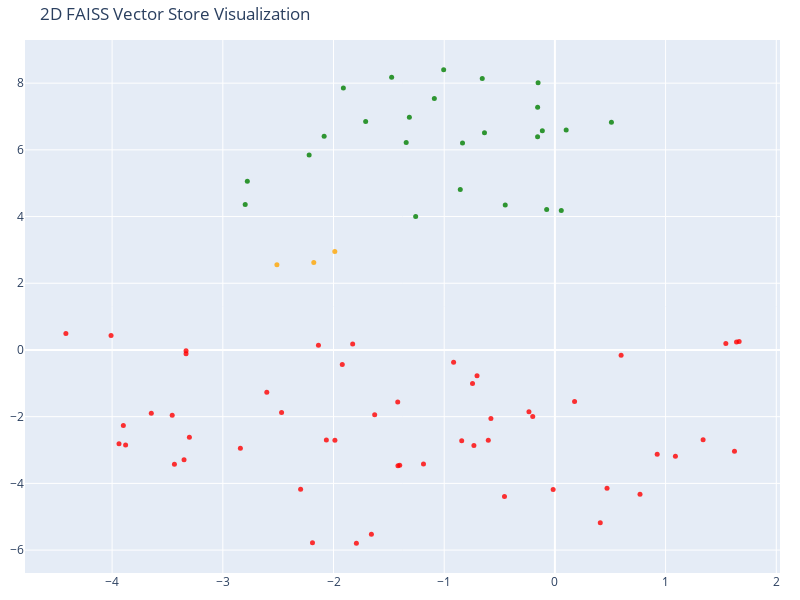

The code cell stored with this chart in its notebook:
### Markdown cell above
## Visualizing the Vector Store

Let's take a minute to look at the documents and their embedding vectors to see what's going on.

(As a sidenote, what we're really looking at here is the distribution of the Vectors generated by OpenAIEmbeddings, retrieved from FAISS. So there's no surprise that they look the same whether they are "from" FAISS or Chroma.)

### Code cell
# We humans find it easier to visalize things in 2D!
# Reduce the dimensionality of the vectors to 2D using t-SNE
# (t-distributed stochastic neighbor embedding)

tsne = TSNE(n_components=2, random_state=42)
reduced_vectors = tsne.fit_transform(vectors)

# Create the 2D scatter plot
fig = go.Figure(data=[go.Scatter(
    x=reduced_vectors[:, 0],
    y=reduced_vectors[:, 1],
    mode='markers',
    marker=dict(size=5, color=colors, opacity=0.8),
    text=[f"Type: {t}<br>Text: {d[:100]}..." for t, d in zip(doc_types, documents)],
    hoverinfo='text'
)])

fig.update_layout(
    title='2D FAISS Vector Store Visualization',
    scene=dict(xaxis_title='x',yaxis_title='y'),
    width=800,
    height=600,
    margin=dict(r=20, b=10, l=10, t=40)
)

fig.show()

### Figure 1 — Plotly figure (JSON) as saved in the notebook; plotly's stock layout.template omitted (floating-point values rounded to 4 significant figures)
{"data": [{"hoverinfo": "text", "marker": {"color": ["orange", "orange", "orange", "red", "red", "red", "red", "red", "red", "red", "red", "red", "red", "red", "red", "red", "red", "red", "red", "red", "red", "red", "red", "red", "red", "red", "red", "red", "red", "red", "red", "red", "red", "red", "red", "red", "red", "red", "red", "red", "red", "red", "red", "red", "red", "red", "red", "red", "red", "red", "red", "red", "red", "red", "red", "green", "green", "green", "green", "green", "green", "green", "green", "green", "green", "green", "green", "green", "green", "green", "green", "green", "green", "green", "green", "green", "green", "green", "green", "green"], "opacity": 0.8, "size": 5}, "mode": "markers", "text": ["Type: company<br>Text: # About Insurellm\n\nInsurellm was founded by Avery Lancaster in 2015 as an insurance tech startup des...", "Type: company<br>Text: # Careers at Insurellm\n\nInsurellm is hiring! We are looking for talented software engineers, data sc...", "Type: company<br>Text: # Overview of Insurellm\n\nInsurellm is an innovative insurance tech firm with 200 employees across th...", "Type: contracts<br>Text: # Contract with Apex Reinsurance for Rellm: AI-Powered Enterprise Reinsurance Solution\n\n## Terms\n\n1....", "Type: contracts<br>Text: ## Renewal\n\n1. **Automatic Renewal**: This Agreement will automatically renew for successive one-yea...", "Type: contracts<br>Text: 2. **Seamless Integrations**: The architecture of Rellm allows for easy integration with existing sy...", "Type: contracts<br>Text: 1. **Technical Support**: Provider shall offer dedicated technical support to the Client via phone, ...", "Type: contracts<br>Text: **Insurellm, Inc.**  \n_____________________________  \nAuthorized Signature   \nDate: ________________...", "Type: contracts<br>Text: # Contract with Belvedere Insurance for Markellm\n\n## Terms\nThis Contract (\"Agreement\") is made and e...", "Type: contracts<br>Text: ## Renewal\n1. **Renewal Terms**: This Agreement may be renewed for additional one-year terms upon mu...", "Type: contracts<br>Text: ## Features\n1. **AI-Powered Matching**: Belvedere Insurance will benefit from Markellm's AI-powered ...", "Type: contracts<br>Text: ## Support\n1. **Technical Support**: Technical support will be available from 9 AM to 7 PM EST, Mond...", "Type: contracts<br>Text: **Belvedere Insurance**  \nSignature: ______________________  \nName: [Authorized Signatory]  \nTitle: ...", "Type: contracts<br>Text: # Contract with BrightWay Solutions for Markellm\n\n**Contract Date:** October 5, 2023  \n**Contract ID...", "Type: contracts<br>Text: 3. **Service Level Agreement (SLA):**  \n   Insurellm commits to a 99.9% uptime for the platform with...", "Type: contracts<br>Text: 2. **Real-Time Quote Availability:**  \n   Consumers sourced via BrightWay Solutions will receive rea...", "Type: contracts<br>Text: 3. **Training and Onboarding:**  \n   Insurellm agrees to provide one free training session on how to...", "Type: contracts<br>Text: # Contract with EverGuard Insurance for Rellm: AI-Powered Enterprise Reinsurance Solution\n\n**Contrac...", "Type: contracts<br>Text: 4. **Usage Rights**: EverGuard Insurance is granted a non-exclusive, non-transferable license to acc...", "Type: contracts<br>Text: 1. **Core Functionality**: Rellm provides EverGuard Insurance with advanced AI-driven analytics, sea...", "Type: contracts<br>Text: 1. **Customer Support**: Insurellm will provide EverGuard Insurance with 24/7 customer support, incl...", "Type: contracts<br>Text: ---\n\n**Signatures**  \n**For Insurellm**: __________________________  \n**Name**: John Smith  \n**Title...", "Type: contracts<br>Text: # Contract with GreenField Holdings for Markellm\n\n**Effective Date:** November 15, 2023  \n**Contract...", "Type: contracts<br>Text: ## Renewal\n1. **Automatic Renewal**: This contract will automatically renew for sequential one-year ...", "Type: contracts<br>Text: ## Features\n1. **AI-Powered Matching**: Access to advanced algorithms that connect GreenField Holdin...", "Type: contracts<br>Text: ## Support\n1. **Customer Support Access**: The Client will have access to dedicated support through ...", "Type: contracts<br>Text: **Signatures:**  \n_________________________                           _________________________  \n**...", "Type: contracts<br>Text: # Contract with Greenstone Insurance for Homellm\n\n---\n\n## Terms\n\n1. **Parties**: This Contract (\"Agr...", "Type: contracts<br>Text: 4. **Payment Terms**: \n   - The Customer shall pay an amount of $10,000 per month for the Standard T...", "Type: contracts<br>Text: ---\n\n## Features\n\n- **AI-Powered Risk Assessment**: Customer will have access to enhanced risk evalu...", "Type: contracts<br>Text: - **Customer Portal**: A dedicated portal will be provided, allowing the Customer's clients to manag...", "Type: contracts<br>Text: ______________________________  \n[Name], [Title]  \nDate: ______________________\n\n**For Greenstone In...", "Type: contracts<br>Text: # Contract with GreenValley Insurance for Homellm\n\n**Contract Date:** October 6, 2023  \n**Contract N...", "Type: contracts<br>Text: 4. **Confidentiality:** Both parties agree to maintain the confidentiality of proprietary informatio...", "Type: contracts<br>Text: 1. **AI-Powered Risk Assessment:** Access to advanced AI algorithms for real-time risk evaluations.\n...", "Type: contracts<br>Text: 3. **Regular Updates:** Insurellm will offer ongoing updates and enhancements to the Homellm platfor...", "Type: contracts<br>Text: # Contract with Pinnacle Insurance Co. for Homellm\n\n## Terms\nThis contract (\"Contract\") is entered i...", "Type: contracts<br>Text: ## Renewal\n1. **Renewal Terms**: At the end of the initial term, this Contract shall automatically r...", "Type: contracts<br>Text: ## Features\n1. **AI-Powered Risk Assessment**: Utilized for tailored underwriting decisions specific...", "Type: contracts<br>Text: ## Support\n1. **Technical Support**: Insurellm shall provide 24/7 technical support via an email and...", "Type: contracts<br>Text: # Contract with Roadway Insurance Inc. for Carllm\n\n---\n\n## Terms\n\n1. **Agreement Effective Date**: T...", "Type: contracts<br>Text: ---\n\n## Renewal\n\n1. **Automatic Renewal**: This agreement will automatically renew for an additional...", "Type: contracts<br>Text: ---\n\n## Features\n\n1. **Access to Core Features**: Roadway Insurance Inc. will have access to all Pro...", "Type: contracts<br>Text: ---\n\n## Support\n\n1. **Technical Support**: Roadway Insurance Inc. will receive priority technical su...", "Type: contracts<br>Text: # Contract with Stellar Insurance Co. for Rellm\n\n## Terms\nThis contract is made between **Insurellm*...", "Type: contracts<br>Text: ### Termination\nEither party may terminate this agreement with a **30-day written notice**. In the e...", "Type: contracts<br>Text: ## Features\nStellar Insurance Co. will receive access to the following features of the Rellm product...", "Type: contracts<br>Text: ## Support\nInsurellm provides Stellar Insurance Co. with the following support services:\n\n- **24/7 T...", "Type: contracts<br>Text: # Contract with TechDrive Insurance for Carllm\n\n**Contract Date:** October 1, 2024  \n**Contract Dura...", "Type: contracts<br>Text: ## Renewal\n\n1. **Automatic Renewal**: This contract shall automatically renew for additional one-yea...", "Type: contracts<br>Text: ## Support\n\n1. **Customer Support**: Insurellm will provide 24/7 customer support to TechDrive Insur...", "Type: contracts<br>Text: **TechDrive Insurance Representative:**  \nName: Sarah Johnson  \nTitle: Operations Director  \nDate: _...", "Type: contracts<br>Text: # Contract with Velocity Auto Solutions for Carllm\n\n**Contract Date:** October 1, 2023  \n**Contract ...", "Type: contracts<br>Text: ## Renewal\n\n1. **Automatic Renewal**: This contract will automatically renew for successive 12-month...", "Type: contracts<br>Text: ## Support\n\n1. **Customer Support**: Velocity Auto Solutions will have access to Insurellm’s custome...", "Type: employees<br>Text: # HR Record\n\n# Alex Chen\n\n## Summary\n- **Date of Birth:** March 15, 1990  \n- **Job Title:** Backend ...", "Type: employees<br>Text: ## Annual Performance History\n- **2020:**  \n  - Completed onboarding successfully.  \n  - Met expecta...", "Type: employees<br>Text: ## Compensation History\n- **2020:** Base Salary: $80,000  \n- **2021:** Base Salary Increase to $90,0...", "Type: employees<br>Text: Alex Chen continues to be a vital asset at Insurellm, contributing significantly to innovative backe...", "Type: employees<br>Text: # HR Record\n\n# Alex Harper\n\n## Summary\n- **Date of Birth**: March 15, 1993  \n- **Job Title**: Sales ...", "Type: employees<br>Text: ## Annual Performance History  \n- **2021**:  \n  - **Performance Rating**: 4.5/5  \n  - **Key Achievem...", "Type: employees<br>Text: - **2022**:  \n  - **Base Salary**: $65,000 (Promotion to Senior SDR)  \n  - **Bonus**: $13,000 (20% o...", "Type: employees<br>Text: # HR Record\n\n# Alex Thomson\n\n## Summary\n- **Date of Birth:** March 15, 1995  \n- **Job Title:** Sales...", "Type: employees<br>Text: ## Annual Performance History  \n- **2022** - Rated as \"Exceeds Expectations.\" Alex Thomson achieved ...", "Type: employees<br>Text: ## Other HR Notes\n- Alex Thomson is an active member of the Diversity and Inclusion committee at Ins...", "Type: employees<br>Text: # Avery Lancaster\n\n## Summary\n- **Date of Birth**: March 15, 1985  \n- **Job Title**: Co-Founder & Ch...", "Type: employees<br>Text: - **2010 - 2013**: Business Analyst at Edge Analytics  \n  Prior to joining Innovate, Avery worked as...", "Type: employees<br>Text: - **2018**: **Exceeds Expectations**  \n  Under Avery’s pivoted vision, Insurellm launched two new su...", "Type: employees<br>Text: - **2022**: **Satisfactory**  \n  Avery focused on rebuilding team dynamics and addressing employee c...", "Type: employees<br>Text: ## Compensation History\n- **2015**: $150,000 base salary + Significant equity stake  \n- **2016**: $1...", "Type: employees<br>Text: ## Other HR Notes\n- **Professional Development**: Avery has actively participated in leadership trai...", "Type: employees<br>Text: # HR Record\n\n# Emily Carter\n\n## Summary\n- **Date of Birth:** August 12, 1990  \n- **Job Title:** Acco...", "Type: employees<br>Text: - **2017-2019:** Marketing Intern  \n  - Assisted with market research and campaign development for s...", "Type: employees<br>Text: ## Compensation History\n| Year | Base Salary | Bonus         | Total Compensation |\n|------|--------...", "Type: employees<br>Text: Emily Carter exemplifies the kind of talent that drives Insurellm's success and is an invaluable ass...", "Type: employees<br>Text: # HR Record\n\n# Emily Tran\n\n## Summary\n- **Date of Birth:** March 18, 1991  \n- **Job Title:** Digital...", "Type: employees<br>Text: - **January 2017 - May 2018**: Marketing Intern  \n  - Supported the Marketing team by collaborating ...", "Type: employees<br>Text: - **2021**:  \n  - Performance Rating: Meets Expectations  \n  - Key Achievements: Contributed to the ...", "Type: employees<br>Text: - **Professional Development Goals**:  \n  - Emily Tran aims to become a Marketing Manager within the...", "Type: employees<br>Text: # HR Record\n\n# Jordan Blake\n\n## Summary\n- **Date of Birth:** March 15, 1993  \n- **Job Title:** Sales..."], "type": "scatter", "x": [-1.988, -2.511, -2.178, -0.2002, -0.9152, -2.136, -3.646, -1.793, 0.4709, 1.664, 0.7688, -3.878, -0.01581, 1.089, 1.339, 1.622, 0.9241, -0.2346, -0.7443, -1.827, -3.457, 0.1777, -0.4554, 1.641, -4.418, 0.4099, -1.658, -0.7317, -1.42, -3.332, -3.302, -2.19, -0.8419, -1.628, -3.332, -2.469, -0.6017, 1.544, -4.01, -3.938, -1.187, 0.5982, -2.603, -2.841, -0.5781, -0.7035, -1.921, -3.899, -1.418, -1.987, -3.35, -2.297, -1.402, -2.065, -3.437, -0.6361, -1.475, -1.089, -2.798, -0.1135, -0.6563, -0.156, 0.1017, -0.1519, 0.5107, -1.258, -0.4486, -0.07435, 0.05761, -1.005, -0.8549, -0.8347, -1.911, -1.315, -2.779, -1.343, -2.085, -1.709, -2.22, -0.1565], "y": [2.952, 2.555, 2.626, -1.994, -0.3717, 0.1395, -1.894, -5.794, -4.15, 0.256, -4.324, -2.849, -4.183, -3.188, -2.694, -3.035, -3.124, -1.852, -1.008, 0.1759, -1.956, -1.547, -4.396, 0.2355, 0.4909, -5.179, -5.526, -2.863, -1.562, -0.02438, -2.618, -5.78, -2.719, -1.94, -0.1104, -1.872, -2.704, 0.1945, 0.4354, -2.811, -3.419, -0.1606, -1.269, -2.95, -2.053, -0.7693, -0.4382, -2.263, -3.474, -2.708, -3.292, -4.179, -3.454, -2.702, -3.425, 6.51, 8.175, 7.543, 4.362, 6.575, 8.141, 7.275, 6.597, 8.01, 6.829, 4.003, 4.35, 4.208, 4.18, 8.401, 4.808, 6.203, 7.853, 6.975, 5.058, 6.218, 6.41, 6.854, 5.843, 6.39]}], "layout": {"height": 600, "margin": {"b": 10, "l": 10, "r": 20, "t": 40}, "scene": {"xaxis": {"title": {"text": "x"}}, "yaxis": {"title": {"text": "y"}}}, "title": {"text": "2D FAISS Vector Store Visualization"}, "width": 800}}
